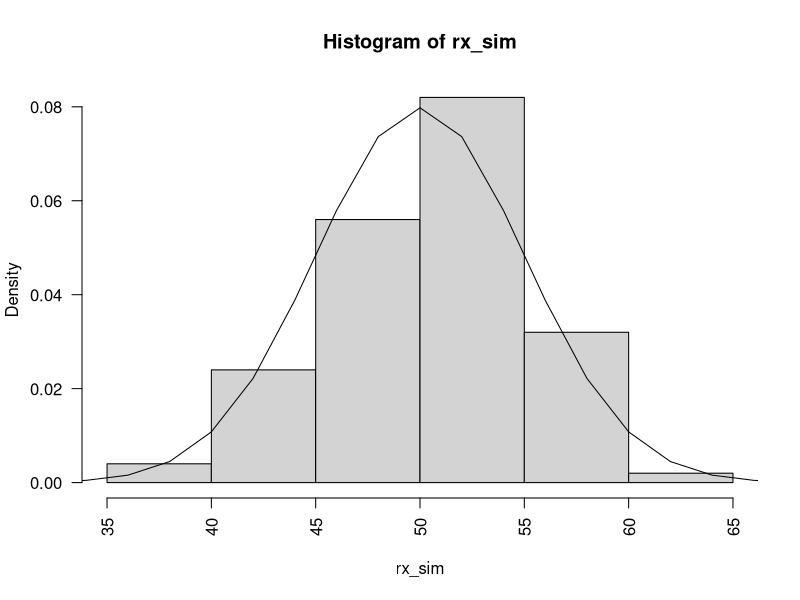
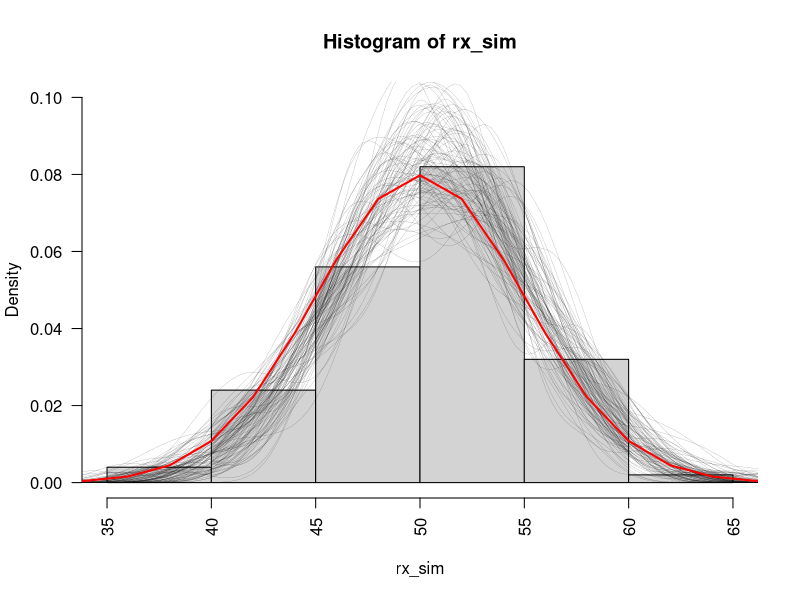

Recreate these plots in R, in order.
## ---- chunk 1
#| label: fig-hist-rx
#| fig-cap: Gráfico de datos simulados.
#| warning: false
# asignar parámetros reales
mu_real <- 50
sd_real <- 5
# simular variable aleatoria normal con media mu_real y desviación estándar sd_real
rx_sim <- rnorm(100, mu_real, sd_real)
# graficar; par(las=2) solo modifica cómo se ven los ticks del gráfico
par(las=2)
# creamos un histograma, el argumento freq = FALSE indica que no cree frecuencia
# (es decir, conteo) sino densidad de probabilidad, que es freq/rango
hist(rx_sim, freq = FALSE)
# la función curve crea una curva continua basada en la función que coloquemos
# como primer argumento, dnorm en este caso; dejamos x sin especificar, pero 
# agregamos from y to para definir el rango del cómputo de la densidad en x;
# notar también que aunque no especificamos x, sí especificamos mean y sd
# finalmente, add=TRUE indica que sobreponga la curva al histograma; sin este
# argumento, no se sobrepondría y crearía un gráfico aparte 
curve(dnorm(x, mean = mu_real, sd = sd_real), from = 0, to = 200, add = TRUE)
## ---- chunk 2
dnorm(rx_sim[1], 10, 3)
## ---- chunk 3
# argumentos:
# theta: numeric de longitud 2, su primer valor es la media, el segundo la sd
# x: numeric con los datos de entrada
neg_log_lik_gaussian <- function(theta, x) {
  # creamos la función de verosimilitud; log=TRUE retorna la transformación
  # logarítmica, de otra forma tendríamos que obtener L, luego l <- log(L)
  l <- dnorm(x, theta[1], theta[2], log=TRUE)
  # dado que ya hicimos la transformación logarítmica, sumamos la log-prob
  # notar que multiplicamos por -1 (signo negativo por delante de sum())
  # esto nos va a retornar la log_likelihood negativa
  -sum(l)
}

# Ahora vamos a definir un vector de parámetros iniciales. La mayoría
# de los algoritmos de optimización necesitan parámetros iniciales para
# comenzar con la búsqueda de los mejores parámetros. 
# Al parámetro inicial de mu lo asignamos al primer valor de rx_sim;
# al parámetro inicial de sd como la media del rango intercuartílico.
# Esto podría funcionar o no; escoger parámetros iniciales es un arte
theta.start <- c(rx_sim[1], IQR(rx_sim)/2)
# Ahora usaremos el algoritmo de optimización no lineal, nlm.
# Se puede pedir ayuda con ?nlm.
# Los argumentos necesarios son una función, los parámetros iniciales,
# el vector x (que es un argumento de la función neg_log_lik_gaussian)
# y agrego el argumento interlim para aumentar la cantidad de iteraciones
# por defecto tiene 100, que pueden ser insuficientes
nlm(neg_log_lik_gaussian, theta.start, x=rx_sim, iterlim = 1e5)
## ---- chunk 4
estimadores <- nlm(neg_log_lik_gaussian, theta.start, x=rx_sim, iterlim = 1e5)
estimadores$estimate
## ---- chunk 5
# simulación de diferentes valores aleatorios
# primero graficamos el histograma original, pero añadimos altura en y
# para mejorar la simulación
hist(rx_sim, freq = FALSE, ylim = c(0, 0.1))

# guardamos los estimadores en un vector que llamaremos coefs
coefs <- estimadores$estimate
# simularemos 100 veces la variable aleatoria
nsims <- 100
# la cantidad de X en rx será de 100 también, como nuestro vector original, 
# es decir cada experimento aleatorio será de 100 valores
n <- length(rx_sim)
# usaremos un ciclo for para crear líneas 
for (i in 1:nsims) {
  # creamos una variable aleatoria temporal que se renueva en cada ciclo;
  # usaremos los coeficientes coefs obtenidos con nlm
  rx <- rnorm(n, mean = coefs[1], sd = coefs[2])
  # usaremos la función density() de R, que obtiene densidades
  # usando un algoritmo no paramétrico llamado kernel density estimate;
  # por el momento, lo importante es que permite obtener densidad de probabilidad
  # y la usaremos para crear líneas que sobrelapen al histograma antes creado
  # obtendremos la densidad entre 0 y 150
  den_rx <- density(rx, from = 0, to = 150)
  # la función lines permite añadir elementos al gráfico original, en este
  # caso, el creado con hist(). lwd es el grosor de la línea; haremos 
  # líneas muy delgadas
  lines(den_rx$x, den_rx$y, lwd = 0.1)
}
# repetir la curva original con los datos reales, pero en color rojo y gruesa
curve(
  dnorm(x, mean = mu_real, sd = sd_real),
  col = 'red',
  lwd = 2,
  from = 0, to = 200, add = TRUE)
## ---- chunk 6
# vector de datos aleatorios
x <- c(115, 122, 130, 127, 149, 160, 152, 138, 149, 180)
# coloca correctamente entre las comas los argumentos de la función para
# obtener los estimadores
# estimadores <- nlm(, , , iterlim = 1e5) # quita el primer '#'
